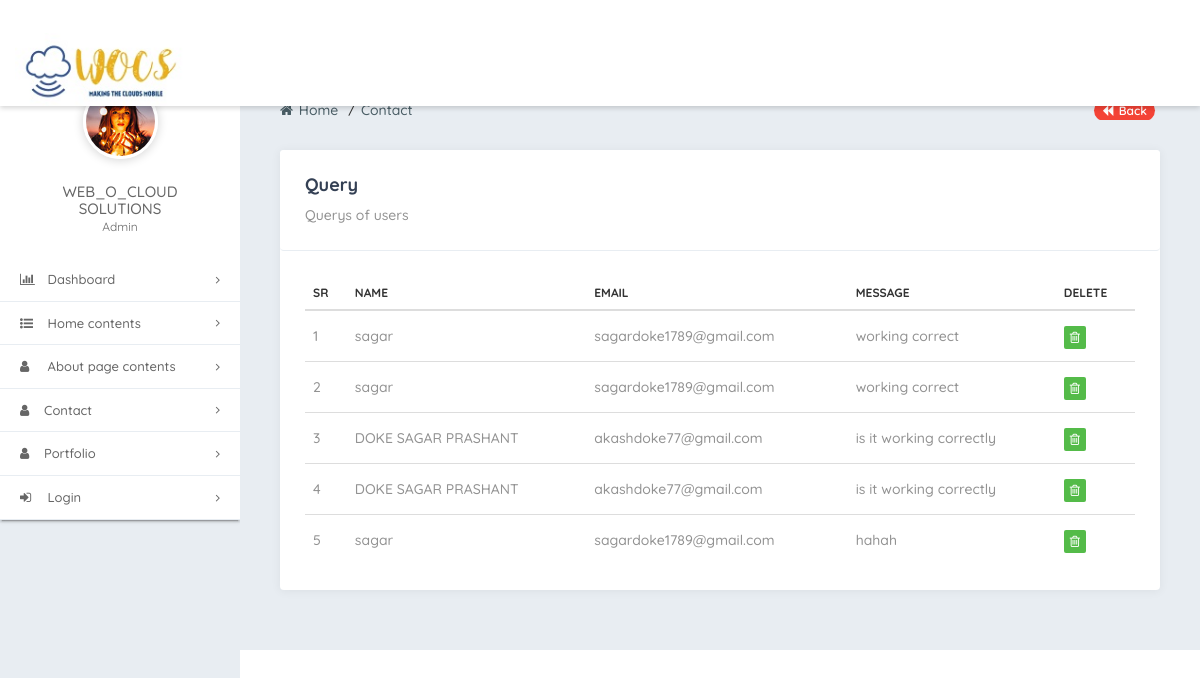
The app's page /admin/query_fot.php with its own data.
### tables this page shows
CREATE TABLE `query` (
  `sr` int(11) NOT NULL,
  `name` varchar(100) DEFAULT NULL,
  `email` varchar(100) DEFAULT NULL,
  `message` varchar(1000) DEFAULT NULL
);

### admin/query_fot.php (the view, shortened to what this page needs)
<!DOCTYPE html>
<html lang="en">
<head>
    <link rel="stylesheet" href="css/font-awesome.min.css">
    <link rel="stylesheet" href="css/style.css">
    <link rel="stylesheet" href="css/mob.css">
    <link rel="stylesheet" href="css/bootstrap.css">
    <link rel="stylesheet" href="css/materialize.css" />
</head>
<body>
    <?php
		include('includes/header.php');
	?>
    <div class="container-fluid sb2">
        <div class="row">
            <?php
				include('includes/sidebar.php');
			?>
            <div class="sb2-2">
                <div class="sb2-2-2">
                    <ul>
                        <li><a href="admin_index.php"><i class="fa fa-home" aria-hidden="true"></i> Home</a>
                        </li>
                        <li class="active-bre"><a href="#">Contact</a>
                        </li>
                        <li class="page-back"><a href="admin_index.php"><i class="fa fa-backward" aria-hidden="true"></i> Back</a>
                        </li>
                    </ul>
                </div>
                <div class="sb2-2-3">
                    <div class="row">
                        <div class="col-md-12">
                            <div class="box-inn-sp">
                                <div class="inn-title">
                                    <h4>Query</h4>
                                    <p>Querys of users</p>
								</div>
                                <div class="tab-inn">
                                    <div class="table-responsive table-desi">
                                        <table class="table table-hover">
                                            <thead>
                                                <tr>
                                                    <th>sr</th>
                                                    <th>Name</th>
													<th>Email</th>
                                                    <th>Message</th>
                                                    <th>Delete</th>
                                                </tr>
                                            </thead>
                                            <tbody>
													<?php
														include('includes/c.php');
														$sql = "select * from query";
														$result = mysqli_query($connection,$sql);
														while($set=mysqli_fetch_array($result))
														{
															echo '<tr>
																<td>'.$set["sr"].'</td>
																<td>'.$set["name"].'</td>
																<td>'.$set["email"].'</td>
																<td>'.$set["message"].'</td>
																<td>
																<a href="#"><i class="fa fa-trash-o" aria-hidden="true"></i></a>
																</td>
																</tr>
																';
														}
													?>
                                            </tbody>
                                        </table>
                                    </div>
                                </div>
                            </div>
                        </div>
                    </div>
                </div>
			</div>
		</div>
</body>
</html>-

### admin/css/style.css (style rules this page uses)
body { font-family: 'Quicksand', sans-serif; font-weight:500; }
h1, h2, h3, h4, h5, h6 { margin-top: 0px; margin-bottom: 0px; font-family: 'Quicksand', sans-serif; }
a,li,p,span,td,th { font-family: 'Quicksand', sans-serif; font-weight:500; }
a { -webkit-transition: all 0.5s ease; -moz-transition: all 0.5s ease; -o-transition: all 0.5s ease; transition: all 0.5s ease; }
.sb2 { background: #e8edf2; margin-top: 59px; }
.sb2-2 { float: left; width: 80%; padding: 40px; margin-left: 20%; background: #e8edf2; }
.sb2-2-2 { position: relative; overflow: hidden; margin-bottom: 15px; }
.sb2-2-2 ul { padding: 0px; margin-bottom: 0px; }
.sb2-2-2 ul li { list-style-type: none; float: left; padding-right: 5px; }
.sb2-2-2 ul li a { color: #495d65; vertical-align: middle; }
.sb2-2-2 ul li a i { padding-right: 2px; }
.active-bre:before { content: "/"; padding: 0 5px; color: #333; }
.sb2-2-3 { margin-top: 30px; }
.inn-title { padding: 25px 25px; background: #ffffff; border-bottom: 1px solid #e8edf2; border-radius: 4px; }
.inn-title h4 { font-weight: 700; padding-bottom: 10px; color: #344054; }
.inn-title p { color: #929292; margin-bottom: 0px; }
.table-desi thead tr th { text-transform: uppercase; font-size: 12px; font-weight: 700; }
.table-desi tbody tr td { color: #929292; padding: 15px 8px 12px 8px !important; }
.table-desi i { background: #54bb49; color: #ffffff; padding: 5px 6px; border-radius: 2px; font-size: 13px; text-align: center; margin-right: 10px; }
.table-desi tbody tr td a { color: #929292; }
.box-inn-sp { background: #fff; border-radius: 4px; box-shadow: 0px 1px 10px 1px rgba(0, 0, 0, 0.05); }
.tab-inn { padding: 25px; }
.page-back { float: right !important; }
.page-back a { background: #f44336; color: #fff !important; font-size: 12px; padding: 3px 8px; border-radius: 25px; font-weight: 600; }

### records on screen
query: sr "1", name "sagar", email "sagardoke1789@gmail.com", message "working correct"
query: sr "2", name "sagar", email "sagardoke1789@gmail.com", message "working correct"
query: sr "3", name "DOKE SAGAR PRASHANT", email "akashdoke77@gmail.com", message "is it working correctly"
query: sr "4", name "DOKE SAGAR PRASHANT", email "akashdoke77@gmail.com", message "is it working correctly"
query: sr "5", name "sagar", email "sagardoke1789@gmail.com", message "hahah"
